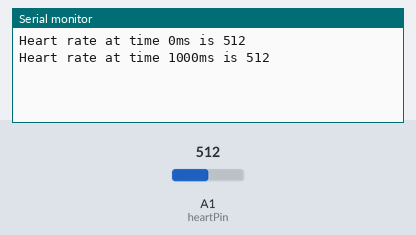
Recording of a sketch running on a simulated Arduino Uno, built with avr-gcc and run on an emulated ATmega328P. Shown: the last lines printed to the serial monitor. Inputs (shaded band) come from the test bench; at power-on: A1 (heartPin) = 512.

Above: at 1.8 s.
1.9 s: A1 (heartPin) set to 716
At 2.8 s:
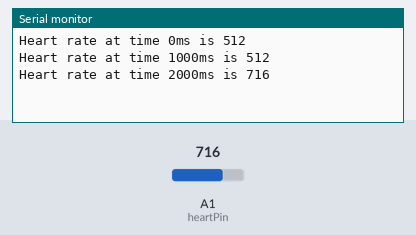
3.4 s: A1 (heartPin) set to 900
At 4.5 s:
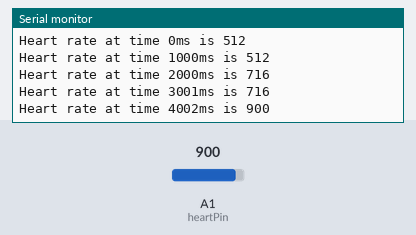
Timing chart, 0 to 6.4 s (numbered marks = the images above; inputs shaded):
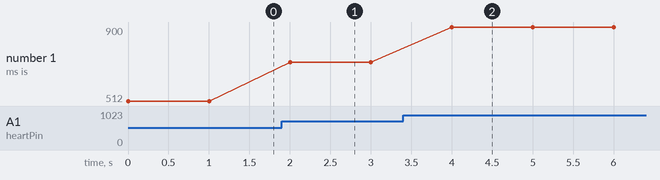

The sketch:

HeartRate.ino
```cpp
//Raeding heart reate from new sesnor-AD8232 and displaying it
const int heartPin = A1; // AD8232 output connected to Analog pin A1

void setup() {
  Serial.begin(9600); // Start serial communication at 9600 baud
  pinMode(heartPin, INPUT); // Initialize the heart rate sensor pin as an input
}

void loop() {
  int heartRateValue = analogRead(heartPin); // Read the value from the heart rate sensor
  unsigned long timestamp = millis(); // Get the current time

  // Print the heart rate value with a timestamp
  Serial.print("Heart rate at time ");
  Serial.print(timestamp);
  Serial.print("ms is ");
  Serial.println(heartRateValue);

  delay(1000); // Delay for 1 second before the next read
}
```

Measured:
- after the input at 1.9 s, the serial monitor: prints a new line after 0.10 s (image 1)
- after the input at 3.4 s, the serial monitor: prints a new line after 0.60 s (image 2)
- plotted number 1: 512 → 716 after the input at 1.9 s, 716 → 900 after the input at 3.4 s
